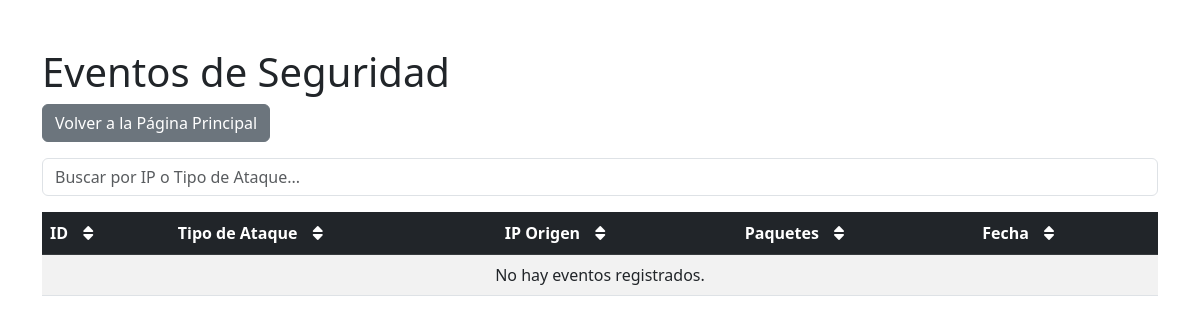
/ver_eventos, run on an earlier commit of the app's database.
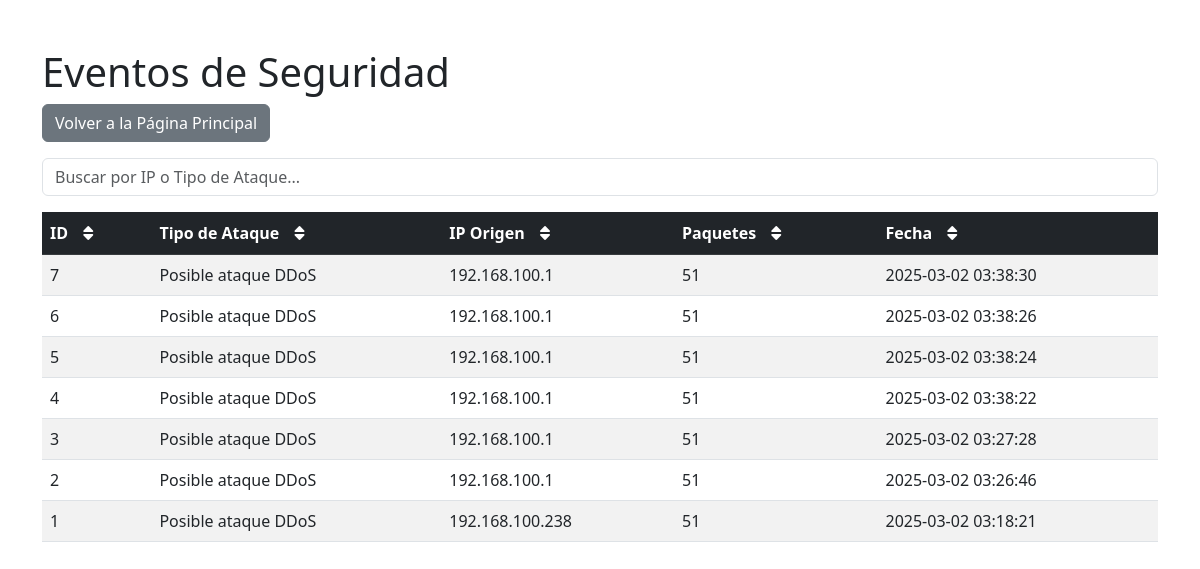
And on a later commit of the database.
### tables this page shows
CREATE TABLE eventos (
                id INTEGER PRIMARY KEY AUTOINCREMENT,
                tipo_ataque TEXT NOT NULL,
                ip_origen TEXT NOT NULL,
                paquetes INTEGER NOT NULL,
                timestamp TIMESTAMP DEFAULT CURRENT_TIMESTAMP
            );

### app.py (the view)
@app.route('/ver_eventos')
def ver_eventos():
    eventos = get_events()
    return render_template("ver_eventos.html", eventos=eventos)

### app.py (called while the page is built)
def get_db_connection():
    try:
        return sqlite3.connect(DB_PATH)
    except sqlite3.Error as e:
        print(f"Error al conectar a la base de datos: {e}")
        return None

def get_events():
    conn = get_db_connection()
    if not conn:
        return []
    cursor = conn.cursor()
    cursor.execute("SELECT id, tipo_ataque, ip_origen, paquetes, timestamp FROM eventos ORDER BY timestamp DESC")
    eventos = [{"id": row[0], "tipo_ataque": row[1], "ip_origen": row[2], "paquetes": row[3], "timestamp": row[4]} for row in cursor.fetchall()]
    conn.close()
    return eventos

### templates/ver_eventos.html (shortened to what this page needs)
<!DOCTYPE html>
<html>
<head>
    <link rel="stylesheet" href="https://cdn.jsdelivr.net/npm/bootstrap@5.3.0/dist/css/bootstrap.min.css">
    <link rel="stylesheet" href="https://cdnjs.cloudflare.com/ajax/libs/font-awesome/6.0.0/css/all.min.css">
</head>
<body class="container mt-5">
    <h1>Eventos de Seguridad</h1>
    <button onclick="window.location.href='/'" class="btn btn-secondary mb-3">
        Volver a la Página Principal
    </button>
    <div class="mb-3">
        <input type="text" id="searchInput" class="form-control" placeholder="Buscar por IP o Tipo de Ataque...">
    </div>
    <div class="table-container">
        <table class="table table-striped">
            <thead class="table-dark">
                <tr>
                    <th data-column="id" data-type="number">
                        ID
                        <button class="sort-btn"><i class="fas fa-sort"></i></button>
                    </th>
                    <th data-column="tipo_ataque" data-type="string">
                        Tipo de Ataque
                        <button class="sort-btn"><i class="fas fa-sort"></i></button>
                    </th>
                    <th data-column="ip_origen" data-type="string">
                        IP Origen
                        <button class="sort-btn"><i class="fas fa-sort"></i></button>
                    </th>
                    <th data-column="paquetes" data-type="number">
                        Paquetes
                        <button class="sort-btn"><i class="fas fa-sort"></i></button>
                    </th>
                    <th data-column="timestamp" data-type="date">
                        Fecha
                        <button class="sort-btn"><i class="fas fa-sort"></i></button>
                    </th>
                </tr>
            </thead>
            <tbody id="eventTable">
                {% if eventos %}
                {% for evento in eventos %}
                <tr>
                    <td>{{ evento.id }}</td>
                    <td>{{ evento.tipo_ataque }}</td>
                    <td>{{ evento.ip_origen }}</td>
                    <td>{{ evento.paquetes }}</td>
                    <td>{{ evento.timestamp }}</td>
                </tr>
                {% endfor %}
                {% else %}
                <tr>
                    <td colspan="5" class="text-center">No hay eventos registrados.</td>
                </tr>
                {% endif %}
            </tbody>
        </table>
    </div>
</body>
</html>

### templates/ver_eventos.html (style rules this page uses)
.sort-btn { background: none; border: none; color: white; margin-left: 5px; cursor: pointer; }

What changed in the data, as far as the page shows it:
added eventos: id "7", tipo_ataque "Posible ataque DDoS", ip_origen "192.168.100.1", paquetes "51", timestamp "2025-03-02 03:38:30"
added eventos: id "6", tipo_ataque "Posible ataque DDoS", ip_origen "192.168.100.1", paquetes "51", timestamp "2025-03-02 03:38:26"
added eventos: id "5", tipo_ataque "Posible ataque DDoS", ip_origen "192.168.100.1", paquetes "51", timestamp "2025-03-02 03:38:24"
added eventos: id "4", tipo_ataque "Posible ataque DDoS", ip_origen "192.168.100.1", paquetes "51", timestamp "2025-03-02 03:38:22"
added eventos: id "3", tipo_ataque "Posible ataque DDoS", ip_origen "192.168.100.1", paquetes "51", timestamp "2025-03-02 03:27:28"
added eventos: id "2", tipo_ataque "Posible ataque DDoS", ip_origen "192.168.100.1", paquetes "51", timestamp "2025-03-02 03:26:46"
added eventos: id "1", tipo_ataque "Posible ataque DDoS", ip_origen "192.168.100.238", paquetes "51", timestamp "2025-03-02 03:18:21"
Also different on the page:
text no longer shown: "No hay eventos registrados."
